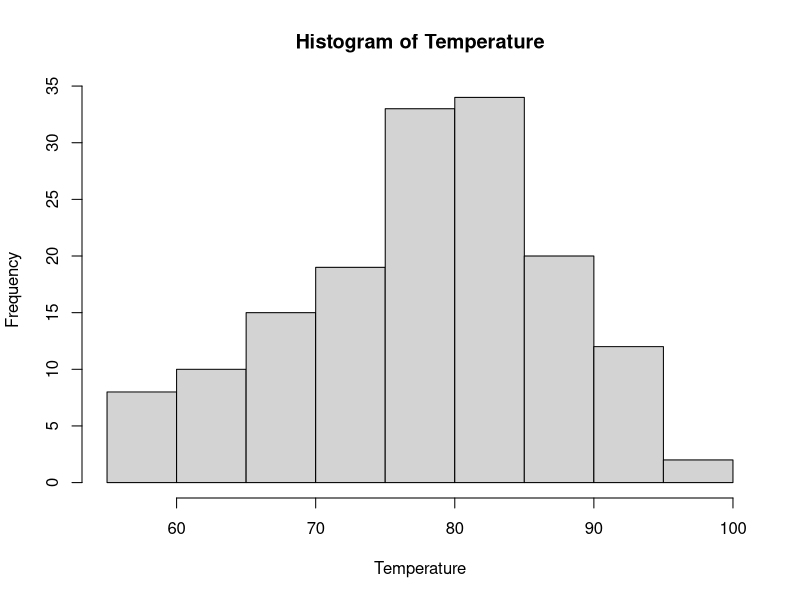
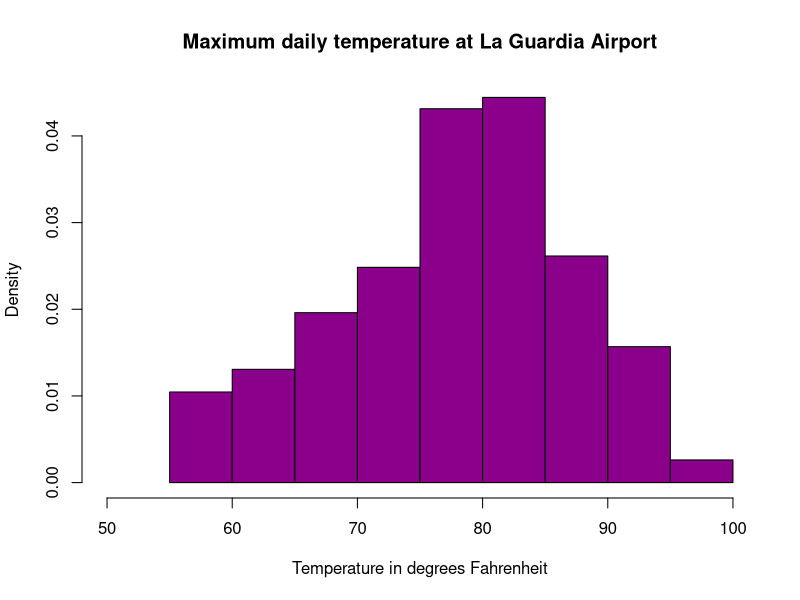
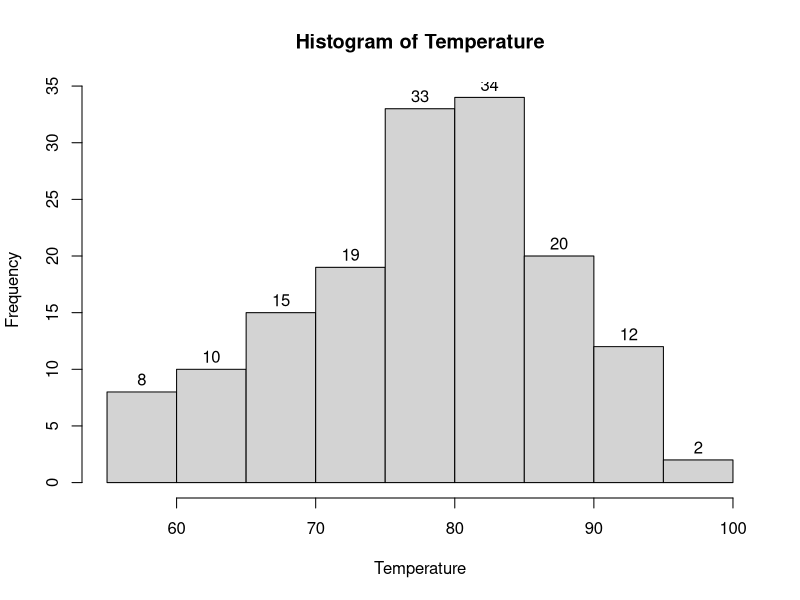
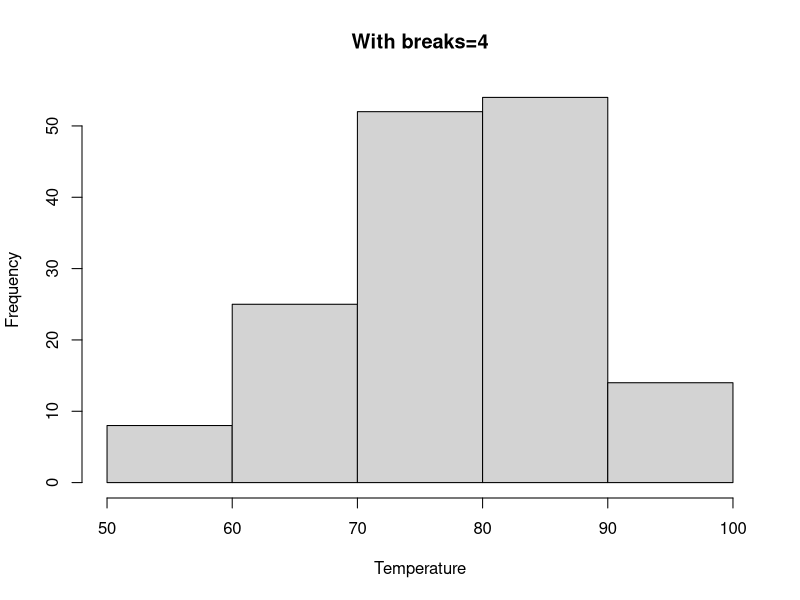
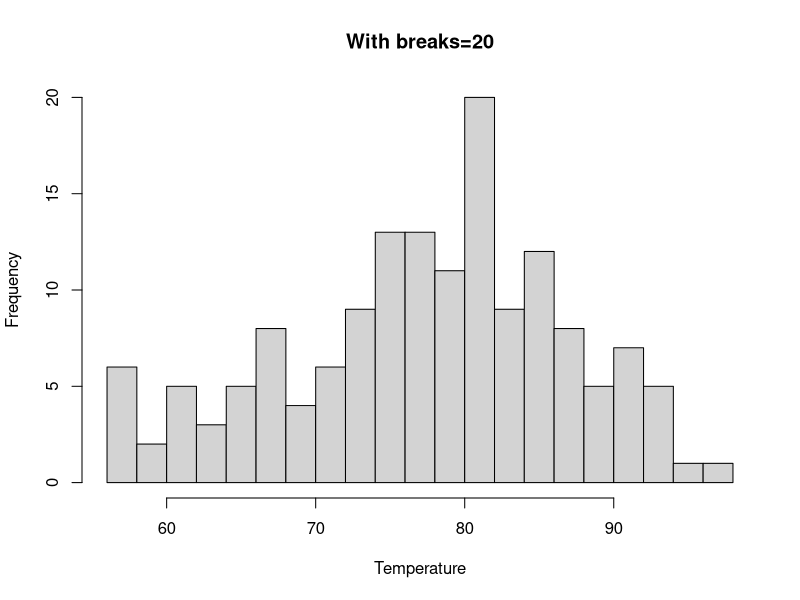
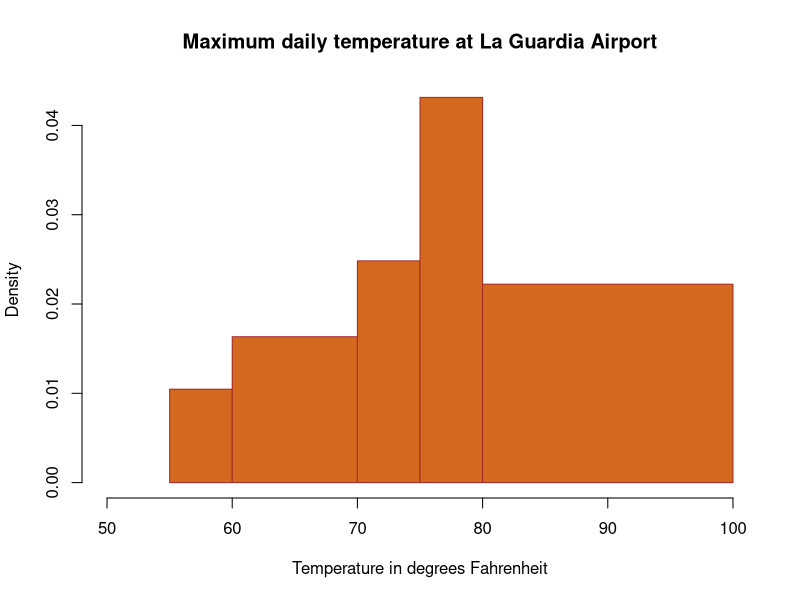

Recreate these plots in R, in order.
#Demonstrates the Histogram
#Use the airquantity data set 

#To display the data in airquality data set
airquality

#To understand the structure of airquality dataset
str(airquality)

Temperature<-airquality$Temp
#A Simple histogram is generated with equal number of cells and the number of observations falling in each cell value.
#The y axis in this case is frequency
hist(Temperature)

#Many parameters are supported with the Histogram
#main="Provide the Title for the Histogram"
#xlab="Label for x axis"
#ylab="Label for y axis"
#xlim=c(min:max) -- provide the range of values for xlimit
#ylim=c(min:max) -- provide the range of values for ylimit
#col="Color"
#freq=FALSE -- is used to get probability density instead of frequency representation, so that the histogram has an area of 1.
#This defaults to TRUE if and only if breaks are equidistant and probability is not specified.

# histogram with added parameters. This generates a histogram with density as y axis
hist(Temperature,
     main="Maximum daily temperature at La Guardia Airport",
     xlab="Temperature in degrees Fahrenheit",
     xlim=c(50,100),
     col="darkmagenta",
     freq=FALSE
)

#hist() function returns 6 values that can be used for further processing
h<-hist(Temperature)
h

#Add more details to the histogram
#The text() function can be used along with details returned by hist()
text(h$mids,h$counts,labels=h$counts,adj=c(0.5,-0.5))

#The number of the cells can be suggested using the breaks. R however calculates the best possible cells based on the suggestion. The recommendation may not be strictly adhered to
hist(Temperature, breaks=4,main="With breaks=4")
hist(Temperature, breaks=20,main="With breaks=20")

#Histogram with non-uniform width
#
hist(Temperature,
     main="Maximum daily temperature at La Guardia Airport",
     xlab="Temperature in degrees Fahrenheit",
     xlim=c(50,100),
     col="chocolate",
     border="brown",
     breaks=c(55,60,70,75,80,100)
)
